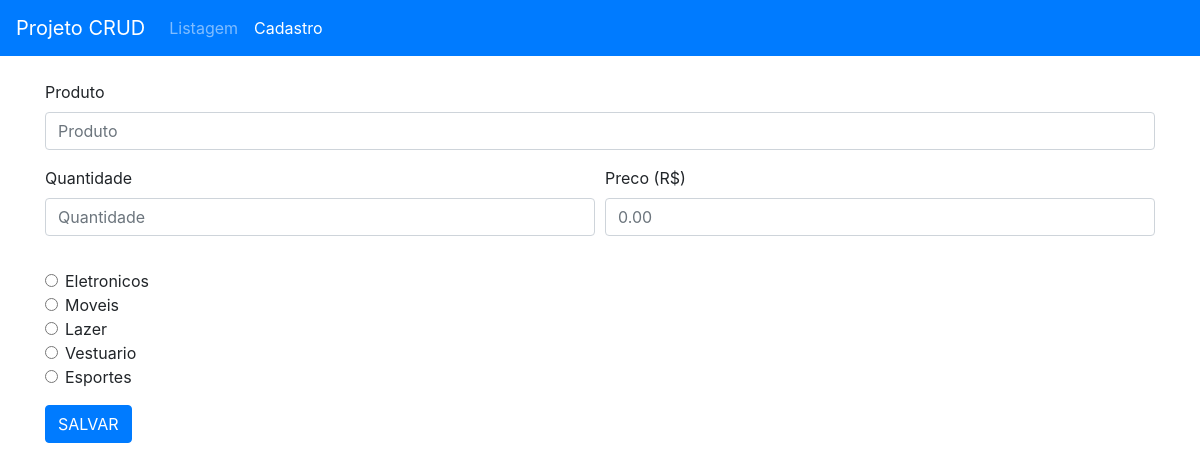
The page /cadastro.php on the database its author committed.
### tables this page shows
CREATE TABLE `categorias` (
  `id` int(11) NOT NULL AUTO_INCREMENT,
  `nome` varchar(100) NOT NULL,
  `descricao` varchar(255) DEFAULT NULL,
  PRIMARY KEY (`id`)
);

### inc/utils.php (called while the page is built, shortened)
<?php
function getCategories($conn) {
    $query = "SELECT * FROM categorias";
    $result = mysqli_query($conn,$query);
    return $result;
}
?>

### cadastro.php (the view, shortened to what this page needs)
<?php
include_once("inc/utils.php");
$conn = getConn();
if($conn) {
  $categories = getCategories($conn);
}
?>
<!doctype html>
<html lang="en">
  <?php include("inc/header.php");?>
  <body>
  <?php include("inc/navbar.php");?>
  <div class="container"><br>
  <form action="cadastro.php" method="POST">
  <div class="form-row">
    <div class="form-group col-md-12">
      <label for="produto">Produto</label>
      <input autofocus type="text" class="form-control" id="produto" name="produto" placeholder="Produto">
    </div>
  </div>
  <div class="form-row">
  <div class="form-group col-md-6">
      <label for="quantidade">Quantidade</label>
      <input type="text" class="form-control" id="quantidade" name="quantidade" placeholder="Quantidade">
    </div>
    <div class="form-group col-md-6">
      <label for="preco">Preco (R$)</label>
      <input type="text" class="form-control" id="preco" name="preco" placeholder="0.00">
    </div>
    <div class="form-group col-md-6">
    </div>
  </div>
  <div class="form-row">
    <div class="form-group col-md-6">
      <?php while( $categ = mysqli_fetch_assoc($categories)):?>
      <div class="form-check">
        <input class="form-check-input" type="radio" name="idcategoria" id="categ-<?=$categ['id']?>" value="<?=$categ['id']?>">
        <label class="form-check-label" for="categ-<?=$categ['id']?>">
          <?=$categ['nome']?></label>
      </div>
      <?php endwhile;?>
    </div>
  </div>
  <button type="submit" class="btn btn-primary">SALVAR</button>
</form>
</div>
  </body>
</html>

### rows shown on the page
categorias: nome "Eletronicos"
categorias: nome "Moveis"
categorias: nome "Lazer"
categorias: nome "Vestuario"
categorias: nome "Esportes"
